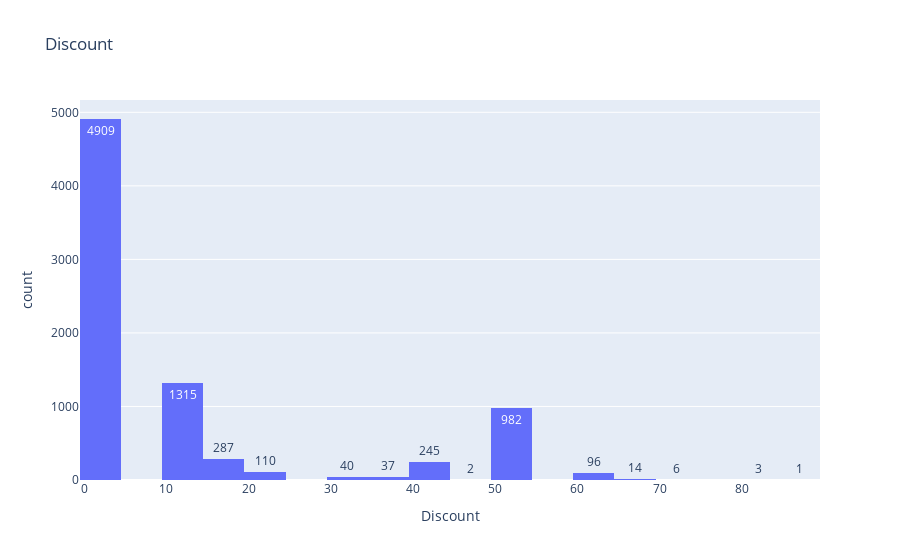
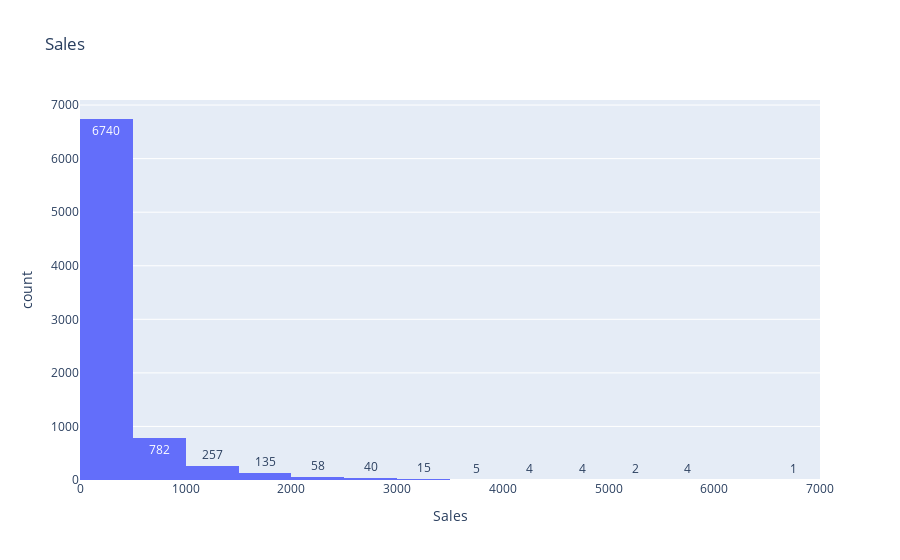
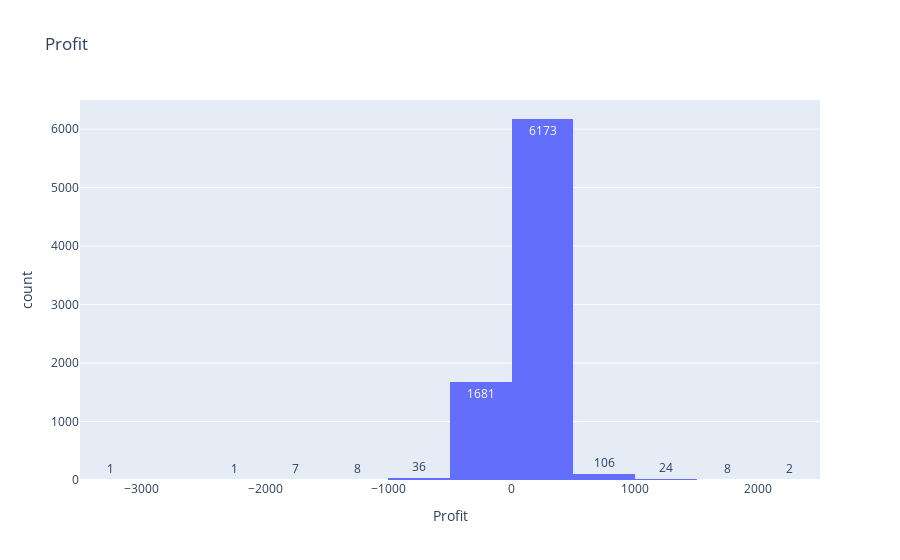
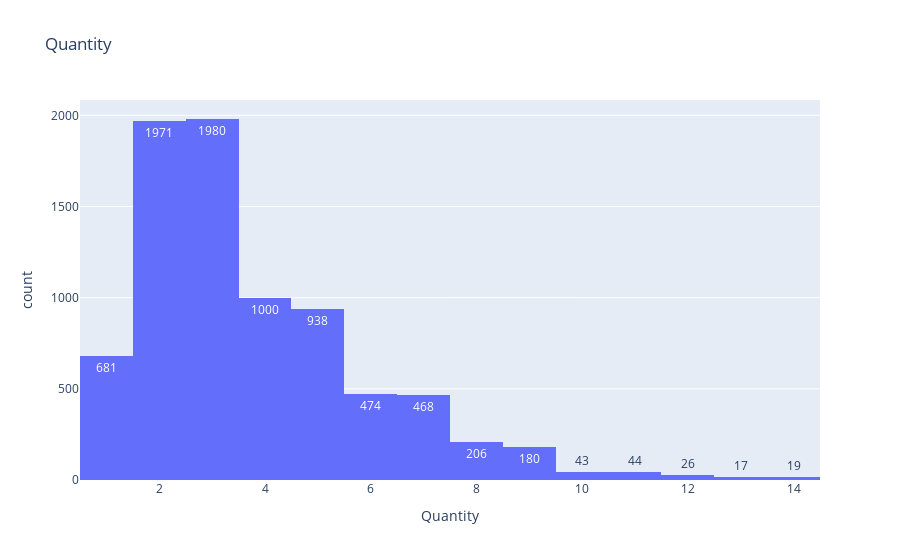

Notebook cell for these charts, in order:
### Markdown cell above
### **Univariate Analysis**
Analyzing/visualizing the dataset by taking one variable at a time:

Data visualization is essential; we must decide what charts to plot to better understand the data. In this article, we visualize our data using Matplotlib and Seaborn libraries.

Matplotlib is a Python 2D plotting library used to draw basic charts we use Matplotlib.

Seaborn is also a python library built on top of Matplotlib that uses short lines of code to create and style statistical plots from Pandas and Numpy

Univariate analysis can be done for both Categorical and Numerical variables.

Categorical variables can be visualized using a Count plot, Bar Chart, Pie Plot, etc.

Numerical Variables can be visualized using Histogram, Box Plot, Density Plot, etc.

In our example, we have done a Univariate analysis using Histogram for continuous Variables.

In the below fig, a histogram is used to show the pattern of the variables.

### Code cell
for col in num:
    fig = px.histogram(df, x=col, title=f'{col}', nbins=20, text_auto=True)
    fig.show()

### Figure 1 — Plotly figure (JSON) as saved in the notebook; plotly's stock layout.template omitted (floating-point values rounded to 4 significant figures; data arrays with more than 128 entries replaced by an {"elided": "..."} marker saying what was removed)
{"data": [{"alignmentgroup": "True", "bingroup": "x", "hovertemplate": "Discount=%{x}<br>count=%{y}<extra></extra>", "legendgroup": "", "marker": {"color": "#636efa", "pattern": {"shape": ""}}, "name": "", "nbinsx": 20, "offsetgroup": "", "orientation": "v", "showlegend": false, "texttemplate": "%{value}", "type": "histogram", "x": {"elided": "8047 int values"}, "xaxis": "x", "yaxis": "y"}], "layout": {"barmode": "relative", "legend": {"tracegroupgap": 0}, "title": {"text": "Discount"}, "xaxis": {"anchor": "y", "domain": [0, 1], "title": {"text": "Discount"}}, "yaxis": {"anchor": "x", "domain": [0, 1], "title": {"text": "count"}}}}

### Figure 2 — Plotly figure (JSON) as saved in the notebook; plotly's stock layout.template omitted (floating-point values rounded to 4 significant figures; data arrays with more than 128 entries replaced by an {"elided": "..."} marker saying what was removed)
{"data": [{"alignmentgroup": "True", "bingroup": "x", "hovertemplate": "Sales=%{x}<br>count=%{y}<extra></extra>", "legendgroup": "", "marker": {"color": "#636efa", "pattern": {"shape": ""}}, "name": "", "nbinsx": 20, "offsetgroup": "", "orientation": "v", "showlegend": false, "texttemplate": "%{value}", "type": "histogram", "x": {"elided": "8047 int values"}, "xaxis": "x", "yaxis": "y"}], "layout": {"barmode": "relative", "legend": {"tracegroupgap": 0}, "title": {"text": "Sales"}, "xaxis": {"anchor": "y", "domain": [0, 1], "title": {"text": "Sales"}}, "yaxis": {"anchor": "x", "domain": [0, 1], "title": {"text": "count"}}}}

### Figure 3 — Plotly figure (JSON) as saved in the notebook; plotly's stock layout.template omitted (floating-point values rounded to 4 significant figures; data arrays with more than 128 entries replaced by an {"elided": "..."} marker saying what was removed)
{"data": [{"alignmentgroup": "True", "bingroup": "x", "hovertemplate": "Profit=%{x}<br>count=%{y}<extra></extra>", "legendgroup": "", "marker": {"color": "#636efa", "pattern": {"shape": ""}}, "name": "", "nbinsx": 20, "offsetgroup": "", "orientation": "v", "showlegend": false, "texttemplate": "%{value}", "type": "histogram", "x": {"elided": "8047 int values"}, "xaxis": "x", "yaxis": "y"}], "layout": {"barmode": "relative", "legend": {"tracegroupgap": 0}, "title": {"text": "Profit"}, "xaxis": {"anchor": "y", "domain": [0, 1], "title": {"text": "Profit"}}, "yaxis": {"anchor": "x", "domain": [0, 1], "title": {"text": "count"}}}}

### Figure 4 — Plotly figure (JSON) as saved in the notebook; plotly's stock layout.template omitted (floating-point values rounded to 4 significant figures; data arrays with more than 128 entries replaced by an {"elided": "..."} marker saying what was removed)
{"data": [{"alignmentgroup": "True", "bingroup": "x", "hovertemplate": "Quantity=%{x}<br>count=%{y}<extra></extra>", "legendgroup": "", "marker": {"color": "#636efa", "pattern": {"shape": ""}}, "name": "", "nbinsx": 20, "offsetgroup": "", "orientation": "v", "showlegend": false, "texttemplate": "%{value}", "type": "histogram", "x": {"elided": "8047 int values"}, "xaxis": "x", "yaxis": "y"}], "layout": {"barmode": "relative", "legend": {"tracegroupgap": 0}, "title": {"text": "Quantity"}, "xaxis": {"anchor": "y", "domain": [0, 1], "title": {"text": "Quantity"}}, "yaxis": {"anchor": "x", "domain": [0, 1], "title": {"text": "count"}}}}
